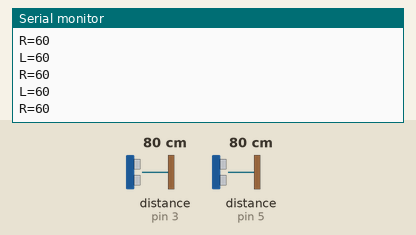
This sketch was run on a simulated Arduino Uno, built with avr-gcc and run on an emulated ATmega328P. Shown: the last lines printed to the serial monitor. Wiring (inferred from the names in the program): 2 × ultrasonic range finder: trigger pin 2, echo pin 3 / trigger pin 4, echo pin 5. The test bench sets the inputs (shaded band); at power-on: distance to the obstacle (sensors on pin 3, pin 5) 80 cm. The echo pulse lasts 58.3 µs per cm.

Above: at 2.8 s.
2.9 s: distance to the obstacle (sensor on pin 3) set to 9 cm
At 3.31 s:
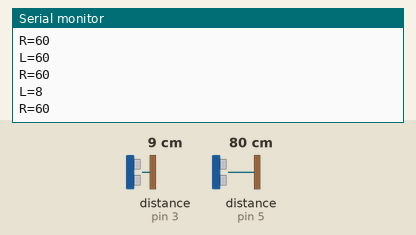
4.4 s: distance to the obstacle (sensor on pin 3) set to 6 cm
At 4.88 s:
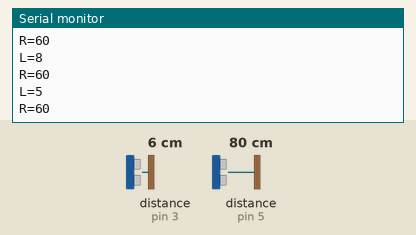
Timing chart, 0 to 7.4 s (numbered marks = the images above; inputs shaded):
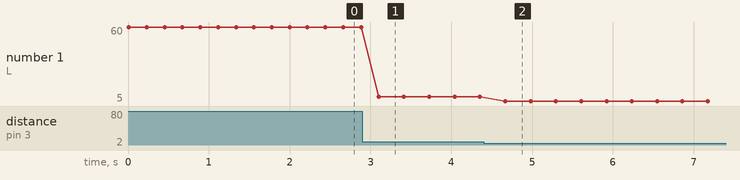

The sketch:

arduinocode.ino
```cpp
const int trigger1 = 2 ; //Trigger pin of 1st Sesnor
const int echo1 = 3; //Echo pin of 1st Sesnor
const int trigger2 = 4; //Trigger pin of 2nd Sesnor
const int echo2 = 5;//Echo pin of 2nd Sesnor

int mind=30;
int maxd=50;
int minl=15;
int maxl=20;
int minac=10;
int maxac=25;
long time_taken;
int dist,distL,distR;

void setup() {
  Serial.begin(9600);
  pinMode(trigger1, OUTPUT);
  pinMode(echo1, INPUT);
  pinMode(trigger2, OUTPUT);
  pinMode(echo2, INPUT);
}

/*###Function to calculate distance###*/
void calculate_distance(int trigger, int echo)
{
  digitalWrite(trigger, LOW);
  delayMicroseconds(2);
  digitalWrite(trigger, HIGH);
  delayMicroseconds(10);
  digitalWrite(trigger, LOW);
  time_taken = pulseIn(echo, HIGH);
  dist= time_taken*0.034/2;
  if (dist>maxd)
  dist = 60;
}
void loop() { //infinite loopy
  calculate_distance(trigger1,echo1);
  distL =dist; //get distance of left sensor

  calculate_distance(trigger2,echo2);
  distR =dist; //get distance of right sensor
  // for debugging
  Serial.print("L=");
  Serial.println(distL );
  Serial.print("R=");
  Serial.println(distR);
  //Pause Modes -Hold
  if ((distL >mind && distR>mind) && (distL <maxd && distR <maxd)) //Detect both hands
    {Serial.println("Play/Pause"); delay (500);}
    calculate_distance(trigger1,echo1);
    distL =dist;
    calculate_distance(trigger2,echo2);

    distR =dist;
    //Serial.println(distL);
    //Serial.println(distR);
    //Control Modes
    //Lock Left - Control Mode
  if (distL>=5 && distL<=35)
  {
    delay(100); //Hand Hold Time
    calculate_distance(trigger1,echo1);
    distL =dist;
  if (distL>=10 && distL<=20)
  {
  Serial.println("Left Locked");
    while(distL<=40)
    {
      calculate_distance(trigger1,echo1);
      distL =dist;
      if (distL<7) //Hand pushed in
        {Serial.println ("Volume_down"); delay (300);}
      if (distL>25) //Hand pulled out
        {Serial.println ("Volume_up"); delay (300);}
     }
   }

  }
  //Lock Right - Control Mode
  if (distR>=5 && distR<=35)
  {
  delay(100); //Hand Hold Time
  calculate_distance(trigger2,echo2);
  distR =dist;
  if (distR>=10 && distR<=20)
  {
  Serial.println("Right Locked");
  while(distR<=40)
  {
  calculate_distance(trigger2,echo2);
  distR =dist;
  if (distR<7) //Right hand pushed in
  {Serial.println ("Rewind"); delay (300);}
  if (distR>15) //Right hand pulled out
  {Serial.println ("Forward"); delay (300);}
  }
  }
  }
  delay(200);
}
```

Measured:
- after the input at 2.9 s, the serial monitor: prints a new line after 0.20 s (image 1)
- after the input at 4.4 s, the serial monitor: prints a new line after 0.27 s (image 2)
- plotted number 1: 60 → 8 after the input at 2.9 s, 8 → 5 after the input at 4.4 s
